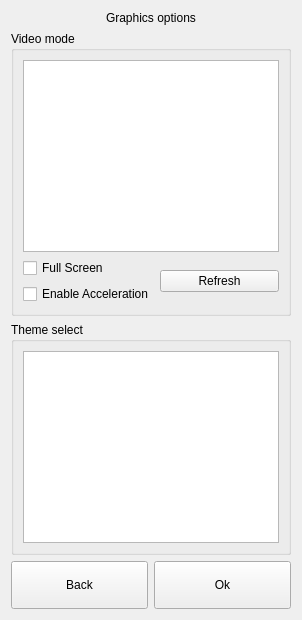
  <widget class="QWidget" name="page_3">
   <layout class="QGridLayout">
    <item row="0" column="0">
     <widget class="QLabel" name="label_3">
      <property name="text">
       <string>Graphics options</string>
      </property>
      <property name="alignment">
       <set>Qt::AlignCenter</set>
      </property>
     </widget>
    </item>
    <item row="2" column="0">
     <widget class="QGroupBox" name="groupBox">
      <property name="title">
       <string>Theme select</string>
      </property>
      <layout class="QGridLayout">
       <item row="0" column="0">
        <widget class="QListWidget" name="lwThemes"/>
       </item>
      </layout>
     </widget>
    </item>
    <item row="3" column="0">
     <layout class="QHBoxLayout">
      <item>
       <widget class="QPushButton" name="bGraphicsBack">
        <property name="sizePolicy">
         <sizepolicy hsizetype="Expanding" vsizetype="Fixed">
          <horstretch>0</horstretch>
          <verstretch>0</verstretch>
         </sizepolicy>
        </property>
        <property name="minimumSize">
         <size>
          <width>0</width>
          <height>48</height>
         </size>
        </property>
        <property name="maximumSize">
         <size>
          <width>16777215</width>
          <height>48</height>
         </size>
        </property>
        <property name="cursor">
         <cursorShape>PointingHandCursor</cursorShape>
        </property>
        <property name="text">
         <string>Back</string>
        </property>
        <property name="iconSize">
         <size>
          <width>32</width>
          <height>32</height>
         </size>
        </property>
       </widget>
      </item>
      <item>
       <widget class="QPushButton" name="bGraphicsOk">
        <property name="sizePolicy">
         <sizepolicy hsizetype="Expanding" vsizetype="Fixed">
          <horstretch>0</horstretch>
          <verstretch>0</verstretch>
         </sizepolicy>
        </property>
        <property name="minimumSize">
         <size>
          <width>0</width>
          <height>48</height>
         </size>
        </property>
        <property name="maximumSize">
         <size>
          <width>16777215</width>
          <height>48</height>
         </size>
        </property>
        <property name="cursor">
         <cursorShape>PointingHandCursor</cursorShape>
        </property>
        <property name="text">
         <string>Ok</string>
        </property>
        <property name="icon">
         <iconset resource="resources.qrc">
          <normaloff>:/images/icons/button_ok.png</normaloff>:/images/icons/button_ok.png</iconset>
        </property>
        <property name="iconSize">
         <size>
          <width>32</width>
          <height>32</height>
         </size>
        </property>
       </widget>
      </item>
     </layout>
    </item>
    <item row="1" column="0">
     <widget class="QGroupBox" name="groupBox_2">
      <property name="title">
       <string>Video mode</string>
      </property>
      <layout class="QVBoxLayout" name="verticalLayout">
       <item>
        <widget class="QListWidget" name="lwVideoMode">
         <property name="sizePolicy">
          <sizepolicy hsizetype="Expanding" vsizetype="Maximum">
           <horstretch>0</horstretch>
           <verstretch>0</verstretch>
          </sizepolicy>
         </property>
         <property name="minimumSize">
          <size>
           <width>0</width>
           <height>0</height>
          </size>
         </property>
         <property name="maximumSize">
          <size>
           <width>16777215</width>
           <height>16777215</height>
          </size>
         </property>
         <property name="horizontalScrollBarPolicy">
          <enum>Qt::ScrollBarAlwaysOff</enum>
         </property>
         <property name="editTriggers">
          <set>QAbstractItemView::NoEditTriggers</set>
         </property>
         <property name="selectionBehavior">
          <enum>QAbstractItemView::SelectRows</enum>
         </property>
        </widget>
       </item>
       <item>
        <layout class="QGridLayout" name="gridLayout_5">
         <item row="0" column="0">
          <widget class="QCheckBox" name="cbFullscreenMode">
           <property name="text">
            <string>Full Screen</string>
           </property>
          </widget>
         </item>
         <item row="0" column="1" rowspan="2">
          <widget class="QPushButton" name="pbRefreshGraphicModes">
           <property name="text">
            <string>Refresh</string>
           </property>
           <property name="icon">
            <iconset resource="resources.qrc">
             <normaloff>:/images/icons/reload.png</normaloff>:/images/icons/reload.png</iconset>
           </property>
          </widget>
         </item>
         <item row="1" column="0">
          <widget class="QCheckBox" name="cbAccel">
           <property name="text">
            <string>Enable Acceleration</string>
           </property>
          </widget>
         </item>
        </layout>
       </item>
      </layout>
     </widget>
    </item>
   </layout>
  </widget>
